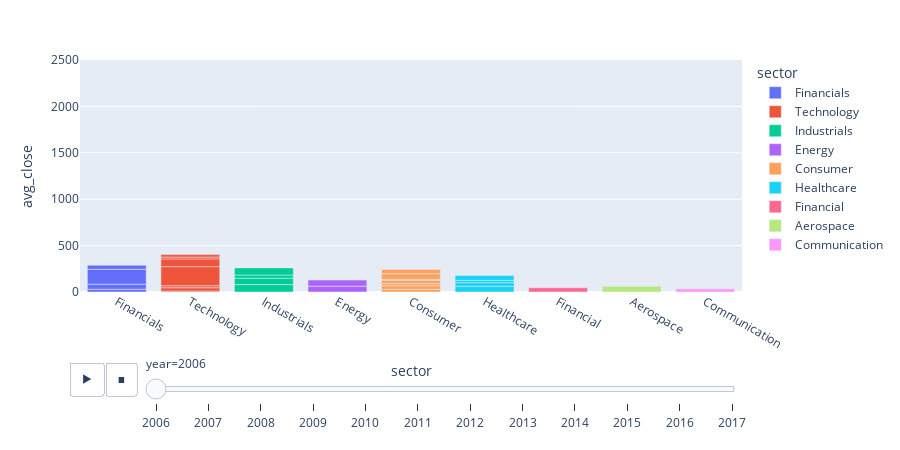

Notebook cell for this chart:
### Markdown cell above
## Stock data

### Code cell
import plotly.express as px
import pandas as pd

# Stock Data origin
# Licensed CC0: public domain
# https://www.kaggle.com/datasets/szrlee/stock-time-series-20050101-to-20171231

# load DataFrame: all_stocks_2006-01-01_to_2018-01-01.csv
df_stocks = pd.read_csv('../data/all_stocks_2006-01-01_to_2018-01-01.csv',comment='#')
df_stocks['Date'] = pd.to_datetime(df_stocks['Date'])
df_stocks['year'] = df_stocks['Date'].dt.year

# load DataFrame sector/company data
df_sectors = pd.read_csv('../data/stock_sector_company.csv',comment='#')

# create new DataFrame: merge stock data with sector/company data based on matching 'Name' to 'stock'
df_merged = pd.merge(df_stocks, df_sectors, left_on='Name', right_on='stock', how='left')

# create new DataFrame: group values by year, stock, sector, company and get averages 
df_yearly = df_merged.groupby(['year','stock','sector','company'])[['Close', 'Volume','Open','High','Low']].mean().reset_index()

# rename numeric data to note that they are averages per year now
df_yearly.rename(columns={'Close': 'avg_close', 'Volume':'avg_volume', 'Open': 'avg_open','High': 'avg_high','Low':'avg_low'}, inplace=True)

# print(df_yearly['avg_close'].min(), df_yearly['avg_close'].max())
# for i in range(5):
#     print(df_yearly['year'][i],df_yearly['stock'][i],df_yearly['sector'][i],df_yearly['company'][i])
          
# create plotly figure using Express
fig = px.bar(df_yearly, 
             x='sector', 
             y='avg_close', 
             color='sector',
             animation_frame="year", 
             animation_group="stock", 
             range_y=[0,2500],
             hover_data=['stock','company'])

fig.update_layout(
            hoverlabel=
            dict(
             font_color="white"
            ) 
)

# provide animation duration and figure height
fig.update_layout(transition = {'duration': 2000}, height=450)

fig.show()

### Figure 1 — Plotly figure (JSON) as saved in the notebook; plotly's stock layout.template omitted (floating-point values rounded to 4 significant figures)
{"data": [{"customdata": [["AABA", "Altaba"], ["AXP", "American Express Company"], ["GS", "Goldman Sachs Group Inc."], ["JPM", "JPMorgan Chase & Co."]], "hovertemplate": "sector=%{x}<br>year=2006<br>avg_close=%{y}<br>stock=%{customdata[0]}<br>company=%{customdata[1]}<extra></extra>", "ids": ["AABA", "AXP", "GS", "JPM"], "legendgroup": "Financials", "marker": {"color": "#636efa", "pattern": {"shape": ""}}, "name": "Financials", "orientation": "v", "showlegend": true, "textposition": "auto", "type": "bar", "x": ["Financials", "Financials", "Financials", "Financials"], "xaxis": "x", "y": [29.95, 54.41, 160.3, 43.93], "yaxis": "y"}, {"customdata": [["AAPL", "Apple Inc."], ["AMZN", "Amazon.com Inc."], ["CSCO", "Cisco Systems Inc."], ["GOOGL", "Alphabet Inc."], ["IBM", "International Business Machines Corporation"], ["INTC", "Intel Corporation"], ["MSFT", "Microsoft Corporation"]], "hovertemplate": "sector=%{x}<br>year=2006<br>avg_close=%{y}<br>stock=%{customdata[0]}<br>company=%{customdata[1]}<extra></extra>", "ids": ["AAPL", "AMZN", "CSCO", "GOOGL", "IBM", "INTC", "MSFT"], "legendgroup": "Technology", "marker": {"color": "#EF553B", "pattern": {"shape": ""}}, "name": "Technology", "orientation": "v", "showlegend": true, "textposition": "auto", "type": "bar", "x": ["Technology", "Technology", "Technology", "Technology", "Technology", "Technology", "Technology"], "xaxis": "x", "y": [10.12, 35.91, 21.61, 205.8, 83.11, 19.96, 26.29], "yaxis": "y"}, {"customdata": [["BA", "Boeing Company"], ["CAT", "Caterpillar Inc."], ["GE", "General Electric Company"], ["MMM", "3M Company"]], "hovertemplate": "sector=%{x}<br>year=2006<br>avg_close=%{y}<br>stock=%{customdata[0]}<br>company=%{customdata[1]}<extra></extra>", "ids": ["BA", "CAT", "GE", "MMM"], "legendgroup": "Industrials", "marker": {"color": "#00cc96", "pattern": {"shape": ""}}, "name": "Industrials", "orientation": "v", "showlegend": true, "textposition": "auto", "type": "bar", "x": ["Industrials", "Industrials", "Industrials", "Industrials"], "xaxis": "x", "y": [79.95, 68.71, 34.35, 76.91], "yaxis": "y"}, {"customdata": [["CVX", "Chevron Corporation"], ["XOM", "Exxon Mobil Corporation"]], "hovertemplate": "sector=%{x}<br>year=2006<br>avg_close=%{y}<br>stock=%{customdata[0]}<br>company=%{customdata[1]}<extra></extra>", "ids": ["CVX", "XOM"], "legendgroup": "Energy", "marker": {"color": "#ab63fa", "pattern": {"shape": ""}}, "name": "Energy", "orientation": "v", "showlegend": true, "textposition": "auto", "type": "bar", "x": ["Energy", "Energy"], "xaxis": "x", "y": [63.07, 65.35], "yaxis": "y"}, {"customdata": [["DIS", "Walt Disney Company"], ["HD", "Home Depot Inc."], ["KO", "Coca-Cola Company"], ["MCD", "McDonald's Corporation"], ["NKE", "Nike Inc."], ["PG", "Procter & Gamble Co."], ["WMT", "Walmart Inc."]], "hovertemplate": "sector=%{x}<br>year=2006<br>avg_close=%{y}<br>stock=%{customdata[0]}<br>company=%{customdata[1]}<extra></extra>", "ids": ["DIS", "HD", "KO", "MCD", "NKE", "PG", "WMT"], "legendgroup": "Consumer", "marker": {"color": "#FFA15A", "pattern": {"shape": ""}}, "name": "Consumer", "orientation": "v", "showlegend": true, "textposition": "auto", "type": "bar", "x": ["Consumer", "Consumer", "Consumer", "Consumer", "Consumer", "Consumer", "Consumer"], "xaxis": "x", "y": [29.57, 38.26, 21.94, 36.79, 10.66, 59.52, 46.63], "yaxis": "y"}, {"customdata": [["JNJ", "Johnson & Johnson"], ["MRK", "Merck & Co. Inc."], ["PFE", "Pfizer Inc."], ["UNH", "UnitedHealth Group Incorporated"]], "hovertemplate": "sector=%{x}<br>year=2006<br>avg_close=%{y}<br>stock=%{customdata[0]}<br>company=%{customdata[1]}<extra></extra>", "ids": ["JNJ", "MRK", "PFE", "UNH"], "legendgroup": "Healthcare", "marker": {"color": "#19d3f3", "pattern": {"shape": ""}}, "name": "Healthcare", "orientation": "v", "showlegend": true, "textposition": "auto", "type": "bar", "x": ["Healthcare", "Healthcare", "Healthcare", "Healthcare"], "xaxis": "x", "y": [62.21, 38.29, 25.68, 51.03], "yaxis": "y"}, {"customdata": [["TRV", "Travelers Companies Inc."]], "hovertemplate": "sector=%{x}<br>year=2006<br>avg_close=%{y}<br>stock=%{customdata[0]}<br>company=%{customdata[1]}<extra></extra>", "ids": ["TRV"], "legendgroup": "Financial", "marker": {"color": "#FF6692", "pattern": {"shape": ""}}, "name": "Financial", "orientation": "v", "showlegend": true, "textposition": "auto", "type": "bar", "x": ["Financial"], "xaxis": "x", "y": [45.87], "yaxis": "y"}, {"customdata": [["UTX", "United Technologies Corporation"]], "hovertemplate": "sector=%{x}<br>year=2006<br>avg_close=%{y}<br>stock=%{customdata[0]}<br>company=%{customdata[1]}<extra></extra>", "ids": ["UTX"], "legendgroup": "Aerospace", "marker": {"color": "#B6E880", "pattern": {"shape": ""}}, "name": "Aerospace", "orientation": "v", "showlegend": true, "textposition": "auto", "type": "bar", "x": ["Aerospace"], "xaxis": "x", "y": [61.62], "yaxis": "y"}, {"customdata": [["VZ", "Verizon Communications Inc."]], "hovertemplate": "sector=%{x}<br>year=2006<br>avg_close=%{y}<br>stock=%{customdata[0]}<br>company=%{customdata[1]}<extra></extra>", "ids": ["VZ"], "legendgroup": "Communication", "marker": {"color": "#FF97FF", "pattern": {"shape": ""}}, "name": "Communication", "orientation": "v", "showlegend": true, "textposition": "auto", "type": "bar", "x": ["Communication"], "xaxis": "x", "y": [34.05], "yaxis": "y"}], "layout": {"barmode": "relative", "height": 450, "hoverlabel": {"font": {"color": "white"}}, "legend": {"title": {"text": "sector"}, "tracegroupgap": 0}, "margin": {"t": 60}, "sliders": [{"active": 0, "currentvalue": {"prefix": "year="}, "len": 0.9, "pad": {"b": 10, "t": 60}, "steps": [{"args": [["2006"], {"frame": {"duration": 0, "redraw": true}, "fromcurrent": true, "mode": "immediate", "transition": {"duration": 0, "easing": "linear"}}], "label": "2006", "method": "animate"}, {"args": [["2007"], {"frame": {"duration": 0, "redraw": true}, "fromcurrent": true, "mode": "immediate", "transition": {"duration": 0, "easing": "linear"}}], "label": "2007", "method": "animate"}, {"args": [["2008"], {"frame": {"duration": 0, "redraw": true}, "fromcurrent": true, "mode": "immediate", "transition": {"duration": 0, "easing": "linear"}}], "label": "2008", "method": "animate"}, {"args": [["2009"], {"frame": {"duration": 0, "redraw": true}, "fromcurrent": true, "mode": "immediate", "transition": {"duration": 0, "easing": "linear"}}], "label": "2009", "method": "animate"}, {"args": [["2010"], {"frame": {"duration": 0, "redraw": true}, "fromcurrent": true, "mode": "immediate", "transition": {"duration": 0, "easing": "linear"}}], "label": "2010", "method": "animate"}, {"args": [["2011"], {"frame": {"duration": 0, "redraw": true}, "fromcurrent": true, "mode": "immediate", "transition": {"duration": 0, "easing": "linear"}}], "label": "2011", "method": "animate"}, {"args": [["2012"], {"frame": {"duration": 0, "redraw": true}, "fromcurrent": true, "mode": "immediate", "transition": {"duration": 0, "easing": "linear"}}], "label": "2012", "method": "animate"}, {"args": [["2013"], {"frame": {"duration": 0, "redraw": true}, "fromcurrent": true, "mode": "immediate", "transition": {"duration": 0, "easing": "linear"}}], "label": "2013", "method": "animate"}, {"args": [["2014"], {"frame": {"duration": 0, "redraw": true}, "fromcurrent": true, "mode": "immediate", "transition": {"duration": 0, "easing": "linear"}}], "label": "2014", "method": "animate"}, {"args": [["2015"], {"frame": {"duration": 0, "redraw": true}, "fromcurrent": true, "mode": "immediate", "transition": {"duration": 0, "easing": "linear"}}], "label": "2015", "method": "animate"}, {"args": [["2016"], {"frame": {"duration": 0, "redraw": true}, "fromcurrent": true, "mode": "immediate", "transition": {"duration": 0, "easing": "linear"}}], "label": "2016", "method": "animate"}, {"args": [["2017"], {"frame": {"duration": 0, "redraw": true}, "fromcurrent": true, "mode": "immediate", "transition": {"duration": 0, "easing": "linear"}}], "label": "2017", "method": "animate"}], "x": 0.1, "xanchor": "left", "y": 0, "yanchor": "top"}], "transition": {"duration": 2000}, "updatemenus": [{"buttons": [{"args": [null, {"frame": {"duration": 500, "redraw": true}, "fromcurrent": true, "mode": "immediate", "transition": {"duration": 500, "easing": "linear"}}], "label": "&#9654;", "method": "animate"}, {"args": [[null], {"frame": {"duration": 0, "redraw": true}, "fromcurrent": true, "mode": "immediate", "transition": {"duration": 0, "easing": "linear"}}], "label": "&#9724;", "method": "animate"}], "direction": "left", "pad": {"r": 10, "t": 70}, "showactive": false, "type": "buttons", "x": 0.1, "xanchor": "right", "y": 0, "yanchor": "top"}], "xaxis": {"anchor": "y", "categoryarray": ["Financials", "Technology", "Industrials", "Energy", "Consumer", "Healthcare", "Financial", "Aerospace", "Communication"], "categoryorder": "array", "domain": [0, 1], "title": {"text": "sector"}}, "yaxis": {"anchor": "x", "domain": [0, 1], "range": [0, 2500], "title": {"text": "avg_close"}}}}
